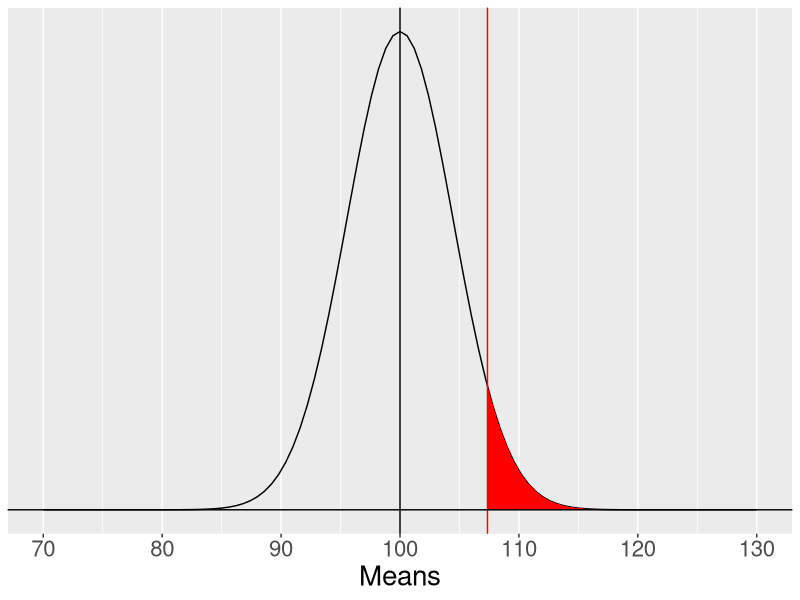
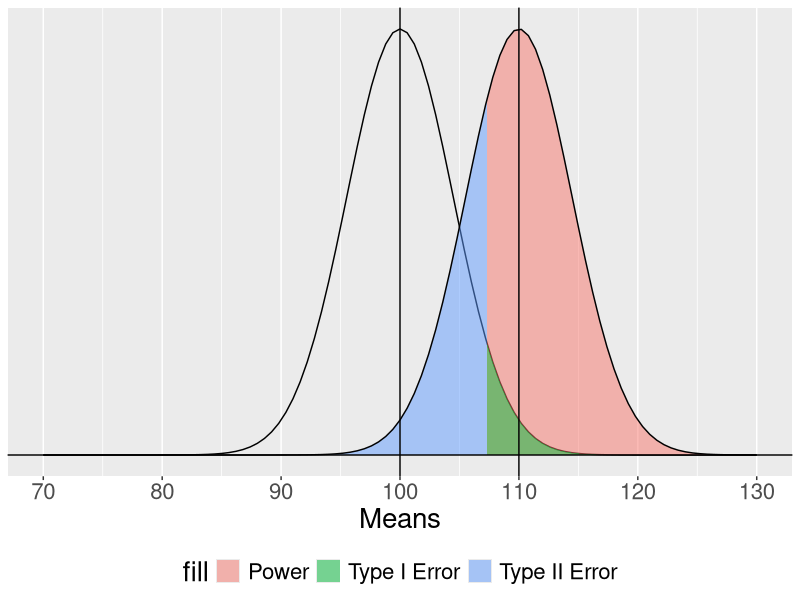
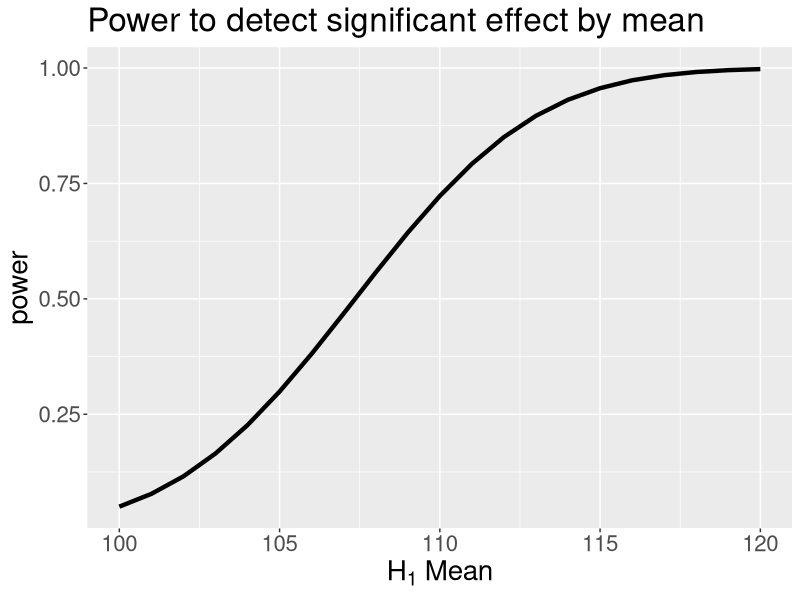
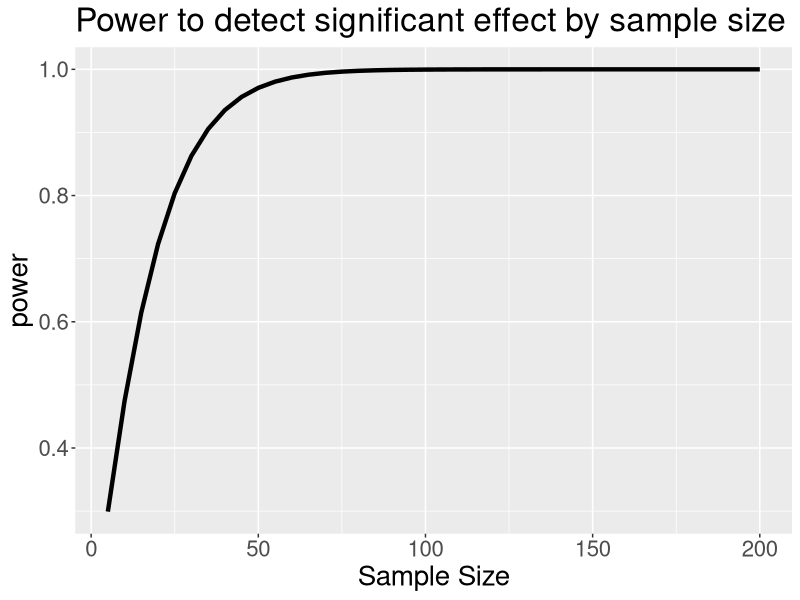
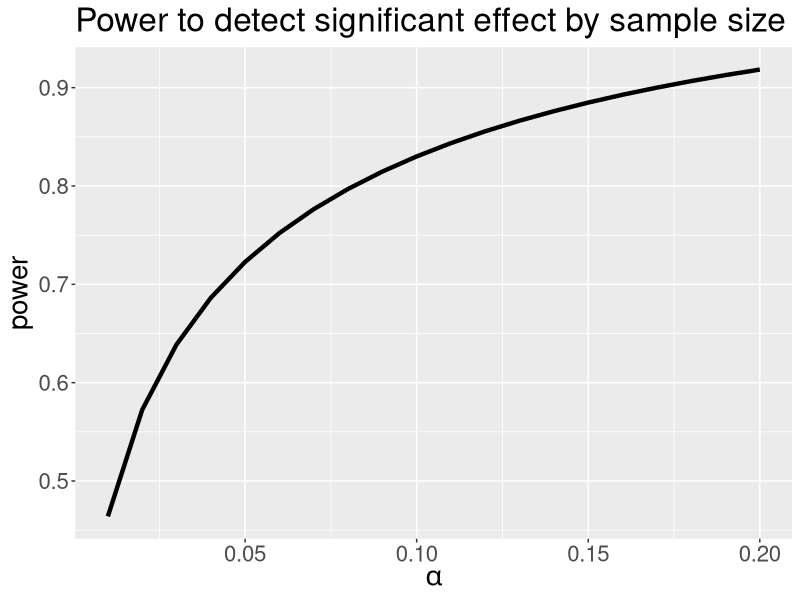
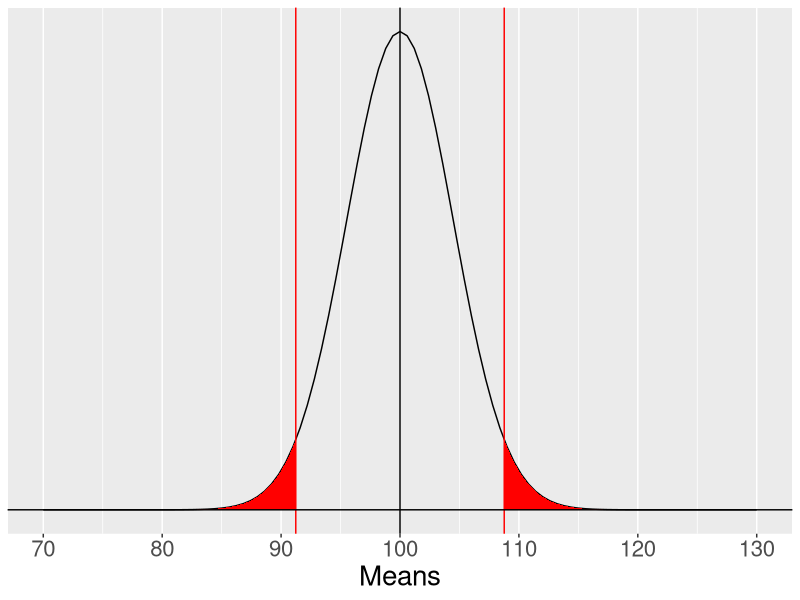
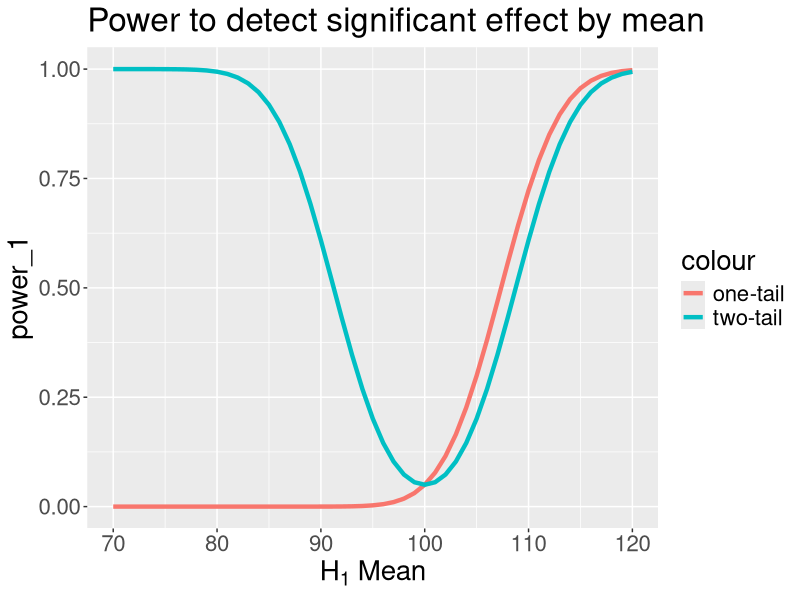
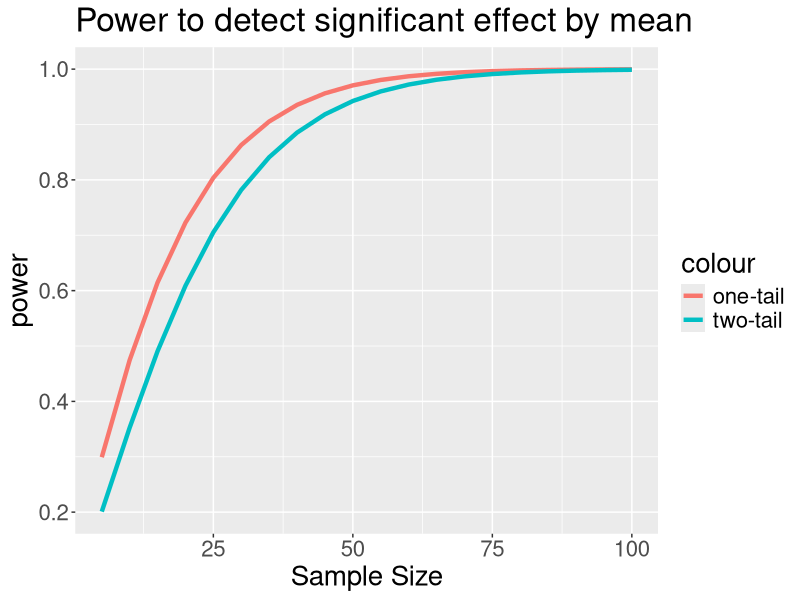

Write R code to recreate these figures, in order.
## ---- chunk 1
library(tidyverse)
library(pwr)
## ---- chunk 2
mu = 100
x = 110
s = 20
n = 20
sem = s/sqrt(n)
cv = qnorm(mean = mu, sd = sem, p = .05, lower.tail = F)

ggplot(data.frame(x = seq(70, 130)), aes(x)) +
  stat_function(fun = function(x) dnorm(x, m = mu, sd = sem)) +
  stat_function(fun = function(x) dnorm(x, m = mu, sd = sem),
                geom = "area", xlim = c(cv, 130), fill = "red") +
  geom_vline(aes(xintercept = cv), color = "red")+
  geom_vline(aes(xintercept = mu))+
  geom_hline(aes(yintercept = 0))+
  scale_x_continuous("Means", breaks = seq(70,130,10)) +
  scale_y_continuous(NULL, breaks = NULL)+
  theme(text = element_text(size = 20))

## ---- chunk 3
qnorm(.95)
## ---- chunk 4

## ---- chunk 5
mean = 110
n = 20
cv = qnorm(mean = mu, sd = sem, p = .05, lower.tail = F)
## ---- chunk 6
mu = 100
s = 20

sem = s/sqrt(n)

ggplot(data.frame(x = seq(70, 130)), aes(x)) +
  stat_function(fun = function(x) dnorm(x, m = mu, sd = sem)) +
  
  stat_function(fun = function(x) dnorm(x, m = mean, sd = sem),
                geom = "area", xlim = c(cv, 130), 
                aes(fill = "Power"), alpha = .5) +
  stat_function(fun = function(x) dnorm(x, m = mean, sd = sem),
                geom = "area", xlim = c(70, cv), 
                aes(fill = "Type II Error"), alpha = .5) +
  stat_function(fun = function(x) dnorm(x, m = mu, sd = sem),
                geom = "area", xlim = c(cv, 130), 
                aes(fill = "Type I Error"), alpha = .5) +
  stat_function(fun = function(x) dnorm(x, m = mean, sd = sem)) +
  geom_vline(aes(xintercept = mu))+
  geom_vline(aes(xintercept = mean))+
  geom_hline(aes(yintercept = 0))+
  scale_x_continuous("Means", breaks = seq(70,130,10)) +
  scale_y_continuous(NULL, breaks = NULL) + 
  theme( text = element_text(size = 20),
    legend.position = "bottom")

## ---- chunk 7

## ---- chunk 8
pnorm(-.59)
## ---- chunk 9
mean = 115
## ---- chunk 10

## ---- chunk 11
1-pnorm(-1.71) 
## ---- chunk 12
mean = 110
n = 40
## ---- chunk 13

## ---- chunk 14
1-pnorm(-1.52) 
## ---- chunk 15
mean = 110
n = 20
cv = qnorm(mean = mu, sd = sem, p = .025, lower.tail = F)
## ---- chunk 16

## ---- chunk 17
1-pnorm(-.28) 
## ---- chunk 18
pwr_fun = function(m1, m2, alpha, n, sd){
  sem = sd/sqrt(n)
  cv = qnorm(p = 1-alpha, mean = m1, sd = sem)
  z_1 = (cv-m2)/sem
  power = pnorm(q = z_1, lower.tail = F)
  return(power)
}

size = seq(100, 120, 1)

data.frame(effect = size, power = sapply(size, function(x) pwr_fun(m1 = 100, m2 = x, alpha = .05, n = 20, sd = 20))) %>%
  ggplot(aes(x = effect, y = power)) +
  geom_line(size = 1.5) +
  scale_x_continuous(expression(H[1]~Mean)) +
  ggtitle("Power to detect significant effect by mean") +
  theme(text = element_text(size = 20))
## ---- chunk 19
size = seq(5,200,5)

data.frame(size = size, power = sapply(size, function(x) pwr_fun(m1 = 100, m2 = 110, alpha = .05, n = x, sd = 20))) %>%
  ggplot(aes(x = size, y = power)) +
  geom_line(size = 1.5) +
  scale_x_continuous("Sample Size") +
  ggtitle("Power to detect significant effect by sample size") +
  theme(text = element_text(size = 20))
## ---- chunk 20
size = seq(.01,.20,.01)

data.frame(alpha = size, power = sapply(size, function(x) pwr_fun(m1 = 100, m2 = 110, alpha = x, n = 20, sd = 20))) %>%
  ggplot(aes(x = alpha, y = power)) +
  geom_line(size = 1.5) +
  scale_x_continuous(expression(alpha)) +
  ggtitle("Power to detect significant effect by sample size") +
  theme(text = element_text(size = 20))
## ---- chunk 21
mu = 100
x = 110
s = 20
n = 20
sem = s/sqrt(n)
cv_hgh = qnorm(mean = mu, sd = sem, p = .025, lower.tail = F)
cv_low = qnorm(mean = mu, sd = sem, p = .025, lower.tail = T)

ggplot(data.frame(x = seq(70, 130)), aes(x)) +
  stat_function(fun = function(x) dnorm(x, m = mu, sd = sem)) +
  stat_function(fun = function(x) dnorm(x, m = mu, sd = sem),
                geom = "area", xlim = c(cv_hgh, 130), fill = "red") +
  stat_function(fun = function(x) dnorm(x, m = mu, sd = sem),
                geom = "area", xlim = c(70, cv_low), fill = "red") +
  geom_vline(aes(xintercept = cv_hgh), color = "red")+
  geom_vline(aes(xintercept = cv_low), color = "red")+
  geom_vline(aes(xintercept = mu))+
  geom_hline(aes(yintercept = 0))+
  scale_x_continuous("Means", breaks = seq(70,130,10)) +
  scale_y_continuous(NULL, breaks = NULL) +
  theme(text = element_text(size = 20))

## ---- chunk 22
pwr2_fun = function(m1, m2, alpha, n, sd){
  sem = sd/sqrt(n)
  cv_1 = qnorm(p = 1-(alpha/2), mean = m1, sd = sem)
  cv_2 = qnorm(p = (alpha/2), mean = m1, sd = sem)
  z_1 = (cv_1-m2)/sem
  z_2 = (cv_2-m2)/sem
  power = pnorm(q = z_1, lower.tail = F) + pnorm(q = z_2, lower.tail = T)
  return(power)
}

size = seq(70, 120, 1)

data.frame(effect = size, 
           power_1 = sapply(size, function(x) pwr_fun(m1 = 100, m2 = x, alpha = .05, n = 20, sd = 20)),
           power_2 = sapply(size, function(x) pwr2_fun(m1 = 100, m2 = x, alpha = .05, n = 20, sd = 20))) %>%
  ggplot(aes(x = effect)) +
  geom_line(aes(y = power_1, color = "one-tail"), size = 1.5) +
  geom_line(aes(y = power_2, color = "two-tail"), size = 1.5) +
  scale_x_continuous(expression(H[1]~Mean)) +
  ggtitle("Power to detect significant effect by mean") +
  theme(text = element_text(size = 20))
## ---- chunk 23
size = seq(5,100,5)

data.frame(effect = size, 
           power_1 = sapply(size, function(x) pwr_fun(m1 = 100, m2 = 110, alpha = .05, n = x, sd = 20)),
           power_2 = sapply(size, function(x) pwr2_fun(m1 = 100, m2 = 110, alpha = .05, n = x, sd = 20))) %>%
  ggplot(aes(x = effect)) +
  geom_line(aes(y = power_1, color = "one-tail"), size = 1.5) +
  geom_line(aes(y = power_2, color = "two-tail"), size = 1.5) +
  scale_x_continuous("Sample Size") +
  scale_y_continuous("power")+
  ggtitle("Power to detect significant effect by mean") +
  theme(text = element_text(size = 20))

## ---- chunk 24
means = data.frame(means = seq(101, 115, 1)) %>%
  mutate(d = abs(means-100)/20) 
means$power_1 = sapply(means$d, function(x) pwr.norm.test(d = x, sig.level = .05, power = .80, alternative = "greater")$n)
means$power_2 = sapply(means$d, function(x) pwr.norm.test(d = x, sig.level = .05, power = .80, alternative = "two.sided")$n)

means %>%
  ggplot(aes(x = means)) +
  geom_line(aes(y=power_1, color = "one-tailed"), size = 1.5) +
  geom_line(aes(y=power_2, color = "two-tailed"), size = 1.5) +
  scale_x_continuous(expression(H[1]~Mean))+
  scale_y_continuous("Sample size needed") +
  theme(text = element_text(size = 20))
## ---- chunk 25

## ---- chunk 26
ppv_fun = function(R, beta = .20, alpha = .05){
  ppv = ((1-beta)*R)/((1-beta)*R + alpha)
  return(ppv)
}

data.frame(prob = seq(0,1, by = .01)) %>%
  mutate(ratio = prob/(1-prob),
         ppv = ppv_fun(ratio)) %>%
  ggplot(aes(x = prob, y = ppv)) +
  geom_line() +
  scale_x_continuous(expression("Probability that"~H[1]~"is true")) +
  scale_y_continuous("Positive Predictive Value")
## ---- chunk 27
data.frame(prob = seq(0,1, by = .01)) %>%
  mutate(ratio = prob/(1-prob),
         ppv = ppv_fun(ratio),
         ppv_low = ppv_fun(ratio, beta = .5)) %>%
  ggplot(aes(x = prob)) +
  geom_line(aes(y = ppv, color = ".80")) +
  geom_line(aes(y = ppv_low, color = ".50")) +
  scale_x_continuous(expression("Probability that"~H[1]~"is true")) +
  scale_y_continuous("Positive Predictive Value")+
  scale_color_discrete("Power")
## ---- chunk 28
data.frame(prob = seq(0,1, by = .01)) %>%
  mutate(ratio = prob/(1-prob),
         ppv = ppv_fun(ratio),
         ppv_low = ppv_fun(ratio, beta = .5),
         ppv_alp = ppv_fun(ratio, alpha = .20),
         ppv_low_alp = ppv_fun(ratio, beta = .5, alpha = .20)) %>%
  ggplot(aes(x = prob)) +
  geom_line(aes(y = ppv, color = ".80", linetype = ".05")) +
  geom_line(aes(y = ppv_low, color = ".50", linetype = ".05")) +
  geom_line(aes(y = ppv_alp, color = ".80", linetype = ".20")) +
  geom_line(aes(y = ppv_low_alp, color = ".50", linetype = ".20")) +
  scale_x_continuous(expression("Probability that"~H[1]~"is true")) +
  scale_y_continuous("Positive Predictive Value")+
  scale_color_discrete("Power")+
  scale_linetype_discrete("Alpha")
